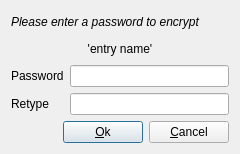
<?xml version="1.0" encoding="UTF-8"?>
<ui version="4.0" stdsetdef="1">
  <author></author>
  <comment></comment>
  <exportmacro></exportmacro>
  <class>IPasswdDialog</class>
  <widget class="QDialog" name="IPasswdDialog">
    <property name="geometry">
      <rect>
        <x>0</x>
        <y>0</y>
        <width>240</width>
        <height>154</height>
      </rect>
    </property>
    <property name="windowTitle">
      <string>TuxCards Encryption</string>
    </property>
    <layout class="QVBoxLayout">
      <item>
        <widget class="QLabel" name="textLabel3">
          <property name="font">
            <font>
              <italic>true</italic>
            </font>
          </property>
          <property name="text">
            <string>Please enter a password to encrypt</string>
          </property>
          <property name="wordWrap">
            <bool>false</bool>
          </property>
        </widget>
      </item>
      <item>
        <widget class="QLabel" name="mpIEDescription">
          <property name="text">
            <string>'entry name'</string>
          </property>
          <property name="alignment">
            <set>Qt::AlignCenter</set>
          </property>
          <property name="wordWrap">
            <bool>false</bool>
          </property>
        </widget>
      </item>
      <item>
        <layout class="QGridLayout">
          <item row="1" column="1">
            <widget class="QLineEdit" name="mpPasswdLineTwo">
              <property name="echoMode">
                <enum>QLineEdit::Password</enum>
              </property>
            </widget>
          </item>
          <item row="1" column="0">
            <widget class="QLabel" name="textLabel2">
              <property name="text">
                <string>Retype</string>
              </property>
              <property name="wordWrap">
                <bool>false</bool>
              </property>
            </widget>
          </item>
          <item row="0" column="1">
            <widget class="QLineEdit" name="mpPasswdLineOne">
              <property name="echoMode">
                <enum>QLineEdit::Password</enum>
              </property>
            </widget>
          </item>
          <item row="0" column="0">
            <widget class="QLabel" name="textLabel1">
              <property name="text">
                <string>Password</string>
              </property>
              <property name="wordWrap">
                <bool>false</bool>
              </property>
            </widget>
          </item>
        </layout>
      </item>
      <item>
        <layout class="QHBoxLayout">
          <item>
            <spacer name="spacer1">
              <property name="sizeHint">
                <size>
                  <width>40</width>
                  <height>20</height>
                </size>
              </property>
              <property name="sizeType">
                <enum>QSizePolicy::Expanding</enum>
              </property>
              <property name="orientation">
                <enum>Qt::Horizontal</enum>
              </property>
            </spacer>
          </item>
          <item>
            <widget class="QPushButton" name="mpOkButton">
              <property name="text">
                <string>&amp;Ok</string>
              </property>
              <property name="shortcut">
                <string>Alt+O</string>
              </property>
            </widget>
          </item>
          <item>
            <widget class="QPushButton" name="pushButton2">
              <property name="text">
                <string>&amp;Cancel</string>
              </property>
              <property name="shortcut">
                <string>Alt+C</string>
              </property>
            </widget>
          </item>
        </layout>
      </item>
    </layout>
  </widget>
  <layoutdefault spacing="6" margin="11"/>
  <pixmapfunction>qPixmapFromMimeSource</pixmapfunction>
  <tabstops>
    <tabstop>mpPasswdLineOne</tabstop>
    <tabstop>mpPasswdLineTwo</tabstop>
    <tabstop>mpOkButton</tabstop>
    <tabstop>pushButton2</tabstop>
  </tabstops>
  <connections>
    <connection>
      <sender>pushButton2</sender>
      <signal>released()</signal>
      <receiver>IPasswdDialog</receiver>
      <slot>reject()</slot>
    </connection>
    <connection>
      <sender>mpOkButton</sender>
      <signal>clicked()</signal>
      <receiver>IPasswdDialog</receiver>
      <slot>done()</slot>
    </connection>
  </connections>
</ui>
